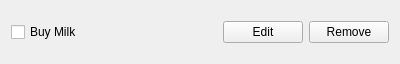
<?xml version="1.0" encoding="UTF-8"?>
<ui version="4.0">
 <class>Task</class>
 <widget class="QWidget" name="Task">
  <property name="geometry">
   <rect>
    <x>0</x>
    <y>0</y>
    <width>400</width>
    <height>64</height>
   </rect>
  </property>
  <property name="windowTitle">
   <string>Form</string>
  </property>
  <layout class="QHBoxLayout" name="horizontalLayout">
   <item>
    <widget class="QCheckBox" name="checkbox">
     <property name="text">
      <string>Buy Milk</string>
     </property>
    </widget>
   </item>
   <item>
    <spacer name="horizontalSpacer">
     <property name="orientation">
      <enum>Qt::Orientation::Horizontal</enum>
     </property>
     <property name="sizeHint" stdset="0">
      <size>
       <width>40</width>
       <height>20</height>
      </size>
     </property>
    </spacer>
   </item>
   <item>
    <widget class="QPushButton" name="editButton">
     <property name="text">
      <string>Edit</string>
     </property>
    </widget>
   </item>
   <item>
    <widget class="QPushButton" name="removeButton">
     <property name="text">
      <string>Remove</string>
     </property>
    </widget>
   </item>
  </layout>
 </widget>
 <resources/>
 <connections/>
</ui>
